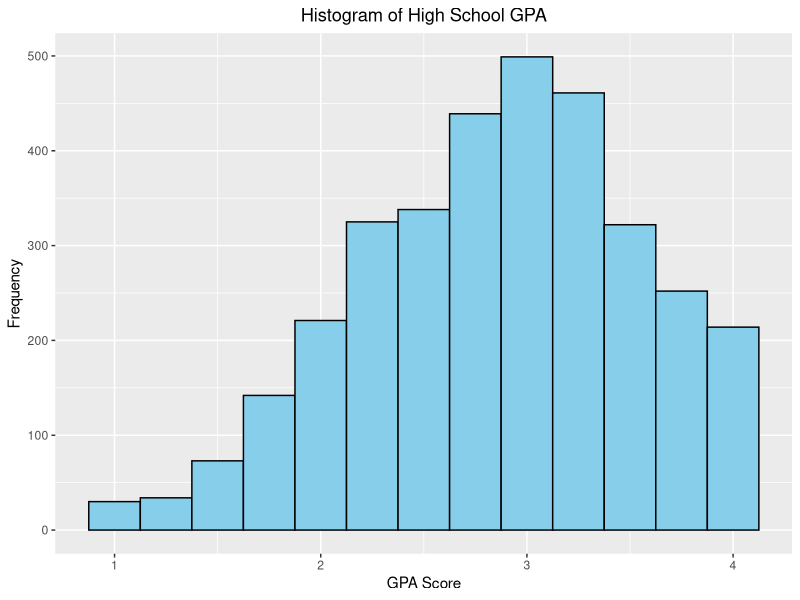

R code for this plot: (Note: this script raises an error after producing the figure.)
library(haven)
library(tidyr)
library(dplyr)
library(readr)
library(ggplot2)

# read in the full dataset 
df <- read.csv("../data/preprocessed/inference_base.csv")

# dimensions of df 
cat("Dimensions of dataframe:", dim(df))

# chart 1 - TARGET distribution -------
ggplot(df, aes(x = hs_avg_score)) +
  geom_histogram(binwidth = 0.25, fill = "skyblue", color = "black") +
  ggtitle("Histogram of High School GPA") +
  xlab("GPA Score") +
  ylab("Frequency") +
  theme(plot.title = element_text(hjust = 0.5))  # Center the title
  
# chart 2 - Box plot of GPA by Child Edu Status and Kindergarten Attendance -----

# Define the desired order of categories for child_edu_level
desired_order <- c("Completed college","Attended some college", "Completed high school", 
                   "Did not complete high school")

# Convert child_edu_level into a factor variable with the desired order
df$child_edu_level <- factor(df$child_edu_level, levels = desired_order)

# box plot 
ggplot(subset(df, complete.cases(child_edu_level, child_attend_kindergarten)), aes(x=child_edu_level, y = hs_avg_score, fill=child_attend_kindergarten)) +
  geom_boxplot(position = position_dodge()) +
  labs(title = "Kindergarten Attendance Impact on High School GPA", y = "GPA Score",fill="Kindergarten Attended", x='Child Educational Attainment')+
  scale_fill_manual(values = c("yes" = "skyblue", "no" = "salmon"))+
  theme(plot.title = element_text(hjust = 0.5))  # Center the title

# chart 3 - Child education outcomes by parent eduction 

# Summarize data for Child Edu barplot 
summary <- df[!is.na(df$child_edu_level),] %>% group_by(povstatus, parents_edustatus_w1, child_edu_level) %>%
  summarise(count = n(), .groups = 'drop') 
summary$child_edu_num <- factor(summary$child_edu_level, 
                                levels=c("Completed college","Attended some college",
                                         "Completed high school", NA))

summary <- summary %>% arrange(povstatus, parents_edustatus_w1, child_edu_num) %>% 
  group_by(povstatus, parents_edustatus_w1) %>%
  mutate(total = sum(count), percent = (count/total),
         cum_count = cumsum(count), 
         cum_percent = cum_count / total) %>% ungroup()

# bar plot for Child Edu Level by income and parent education 
ggplot(data = summary[!is.na(summary$child_edu_num), ], 
                   aes(fill = parents_edustatus_w1, y = cum_percent, x = child_edu_num)) +
  geom_bar(position = "dodge", stat = "identity",  colour = "black") + facet_wrap(~povstatus) +
  scale_fill_manual(values = c("lightblue","darkorange")) + 
  scale_color_manual(values = c('steelblue4','sienna4')) + coord_flip() +
  theme(axis.text.y = element_text(angle = 45, vjust = 1, hjust=1)) + 
  xlab('Child Education') + ylab('Percentage') +
  ggtitle('Variation in Education Outcomes by Parents\' Education')+
  labs(fill='Parents\'s Education Status')+
  theme(plot.title = element_text(hjust = 0.5))  # Center the title
#, "Did not complete high school"

# chart 4 - High School GPA by Family Income 
ggplot(df[!is.na(df$povstatus), ], aes(x=povstatus, y=hs_avg_score, fill=parents_edustatus_w1)) +
  geom_boxplot() +
  ggtitle("Child High School GPA by Parents\' Education") +
  xlab("Family Income") +
  ylab("GPA Score") +
  theme_minimal() +
  theme(axis.text.x = element_text(angle = 45, hjust = 1))+
  theme(plot.title = element_text(hjust = 0.5))  # Center the title

# distributino of gpa and edu level 